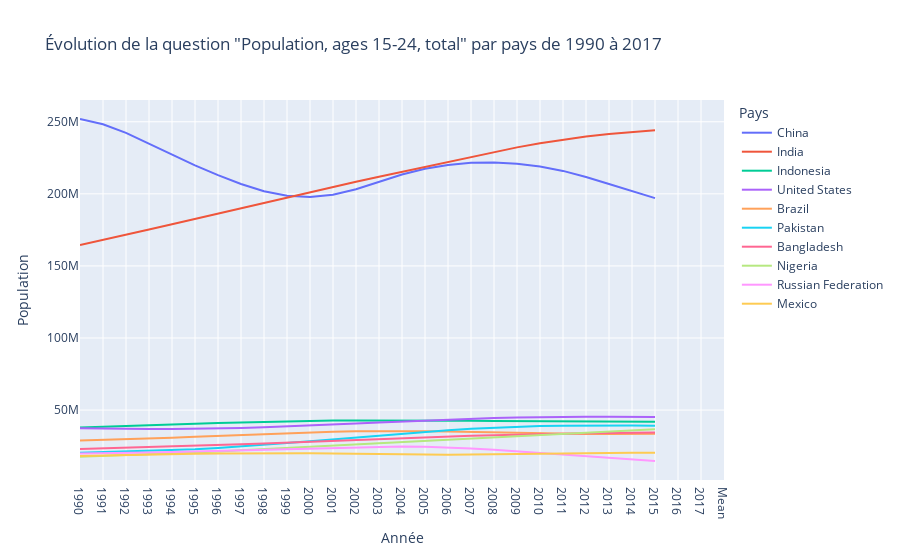
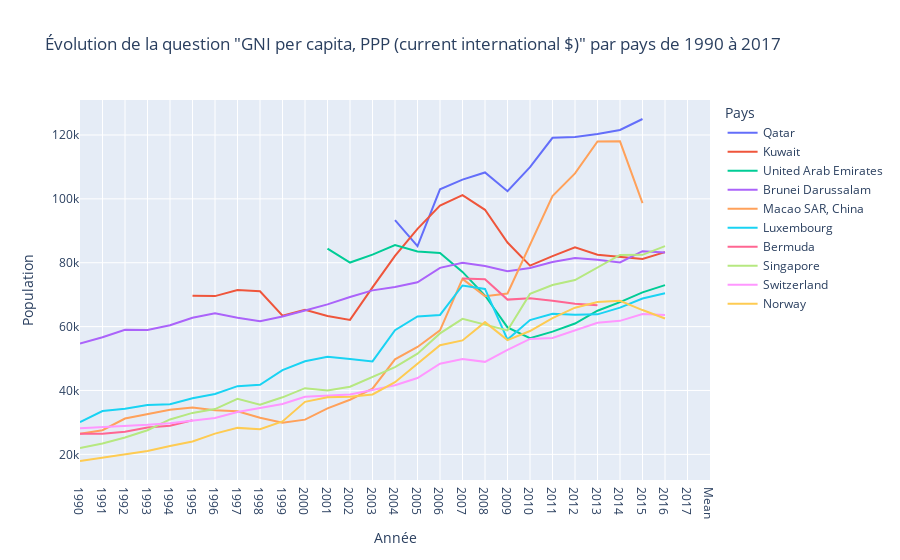
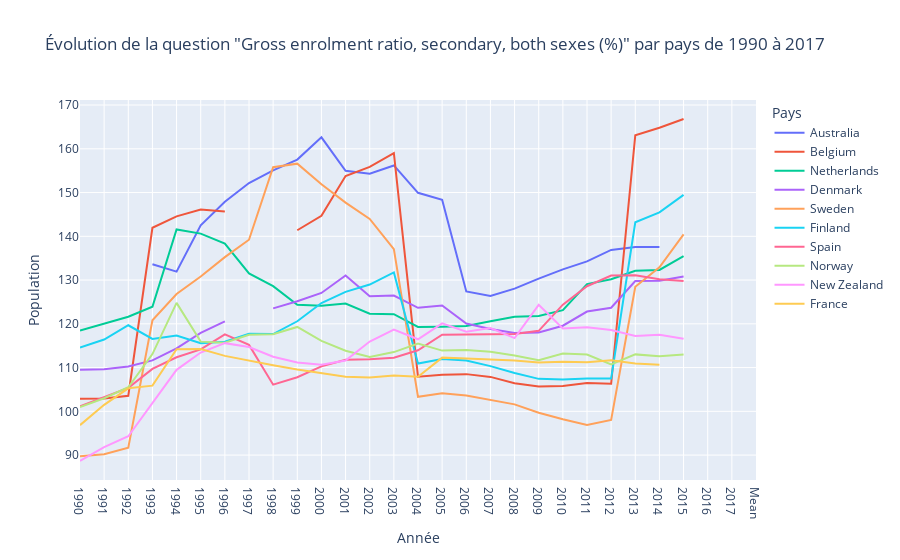
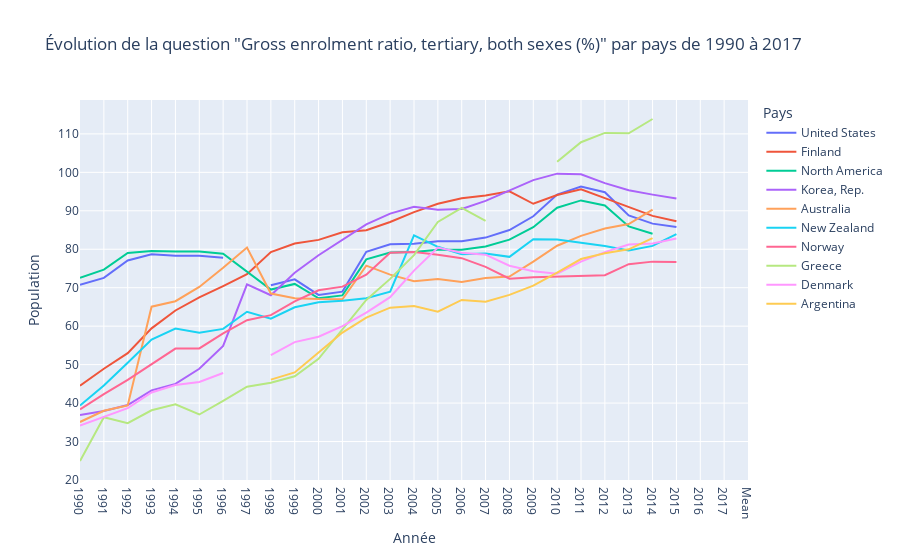

The notebook cell these images were saved under, in order:
### Code cell
for question in QuestionDict.keys() :
    dfStats = dfEdData[dfEdData['Indicator Code'] == question]
    dfStats.dropna(thresh=dfStats.shape[1]*0.5, axis=0, inplace=True)
    
    # Get top 20 lines with the best mean avor the years
    dfStats['Mean'] = dfStats.iloc[:, 4:].mean(axis=1)
    dfStats = dfStats.sort_values(by='Mean', ascending=False).head(10)

    figStats = go.Figure()

    countries = dfStats['Country Name'].unique()
    
    for country in countries:
        df_filtered = dfStats[dfStats['Country Name'] == country]

        figStats.add_trace(go.Scatter(x=df_filtered.columns[4:], y=df_filtered.iloc[0, 4:], mode='lines', name=country))

        figStats.update_layout(
            title= "Évolution de la question \"" + QuestionDict[question] + "\" par pays de 1990 à 2017",
            xaxis_title="Année",
            yaxis_title="Population",
            legend_title="Pays",
        )

    figStats.show()
